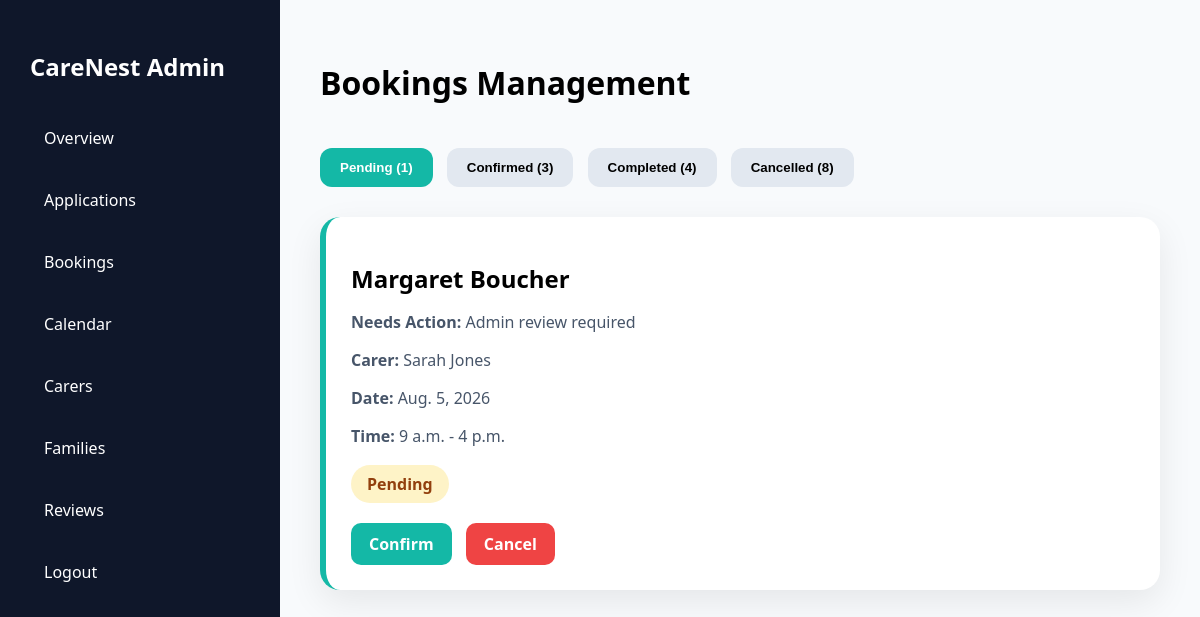
/admin-dashboard/bookings/ (signed in), run on the app's committed database.
### bookings/models.py (models this page shows, shortened)
class Booking(models.Model):
    CARE_TYPES = (
        ('Personal Care', 'Personal Care'),
        ('Dementia Care', 'Dementia Care'),
        ('Companionship', 'Companionship'),
        ('Overnight Care', 'Overnight Care'),
        ('Respite Care', 'Respite Care'),
        ('Learning Disabilities Support', 'Learning Disabilities Support'),
        ('Autism Support', 'Autism Support'),
        ('Live-in Care', 'Live-in Care'),
        ('Mobility Support', 'Mobility Support'),
        ('Domestic Support', 'Domestic Support'),
        ('Shopping & Community Access', 'Shopping & Community Access'),
    )
    family = models.ForeignKey(
        User,
        on_delete=models.CASCADE,
        null=True,
        blank=True
    )
    client_name = models.CharField(max_length=100)
    client_email = models.EmailField()
    client_phone = models.CharField(
        max_length=20,
        blank=True
    )
    client_address = models.TextField(
        blank=True
    )
    client_postcode = models.CharField(
        max_length=20,
        blank=True
    )
    carer = models.ForeignKey(
        Carer,
        on_delete=models.CASCADE
    )
    care_type = models.CharField(
        max_length=50,
        choices=CARE_TYPES
    )
    booking_date = models.DateField()
    start_time = models.TimeField()
    end_time = models.TimeField()
    STATUS_CHOICES = (
    ('pending', 'Pending'),
    ('confirmed', 'Confirmed'),
    ('completed', 'Completed'),
    ('cancelled', 'Cancelled'),
    )
    status = models.CharField(
    max_length=20,
    choices=STATUS_CHOICES,
    default='pending'
    )
    created_at = models.DateTimeField(
        auto_now_add=True
    )

### carers/models.py (models this page shows, shortened)
class Carer(models.Model):
    user = models.OneToOneField(
        User,
        on_delete=models.CASCADE,
        null=True,
        blank=True,
        related_name='carer_profile'
    )
    GENDER_CHOICES = (
        ('male', 'Male'),
        ('female', 'Female'),
    )
    CARE_TYPES = (
        ('Personal Care', 'Personal Care'),
        ('Dementia Care', 'Dementia Care'),
        ('Companionship', 'Companionship'),
        ('Overnight Care', 'Overnight Care'),
        ('Respite Care', 'Respite Care'),
        ('Learning Disabilities Support', 'Learning Disabilities Support'),
        ('Autism Support', 'Autism Support'),
        ('Live-in Care', 'Live-in Care'),
        ('Mobility Support', 'Mobility Support'),
        ('Domestic Support', 'Domestic Support'),
        ('Shopping & Community Access', 'Shopping & Community Access'),
    )
    care_type = models.CharField(
        max_length=50,
        choices=CARE_TYPES,
        default='Personal Care'
    )
    services_offered = models.JSONField(
        default=list,
        blank=True
    )
    full_name = models.CharField(max_length=100)
    email = models.EmailField(
        blank=True
    )
    photo = models.ImageField(
        upload_to='carers/',
        blank=True,
        null=True
    )
    gender = models.CharField(
        max_length=10,
        choices=GENDER_CHOICES,
        default='female'
    )
    postcode = models.CharField(max_length=20)
    experience_years = models.PositiveIntegerField()
    hourly_rate = models.DecimalField(
        max_digits=8,
        decimal_places=2
    )
    phone_number = models.CharField(
        max_length=20,
        blank=True
    )
    address = models.TextField(
        blank=True
    )
    bio = models.TextField()
    dbs_verified = models.BooleanField(
        default=False
    )

### carers/views.py (the view)
@user_passes_test(lambda u: u.is_superuser)
def admin_bookings(request):
    pending_bookings = Booking.objects.filter(
        status='pending'
    ).order_by('booking_date')
    confirmed_bookings = Booking.objects.filter(
        status='confirmed'
    ).order_by('booking_date')
    completed_bookings = Booking.objects.filter(
        status='completed'
    ).order_by('-booking_date')
    cancelled_bookings = Booking.objects.filter(
        status='cancelled'
    ).order_by('-booking_date')
    return render(
        request,
        'carers/admin_bookings.html',
        {
            'pending_bookings': pending_bookings,
            'confirmed_bookings': confirmed_bookings,
            'completed_bookings': completed_bookings,
            'cancelled_bookings': cancelled_bookings,
        }
    )

### carers/templates/carers/admin_bookings.html (shortened to what this page needs)
<!DOCTYPE html>
<html>
<head>
</head>
<body>
<div class="layout">
    <div class="sidebar">
        <h2>CareNest Admin</h2>
        <a href="/admin-dashboard/">
            Overview
        </a>
        <a href="/admin-dashboard/applications/">
            Applications
        </a>
        <a href="/admin-dashboard/bookings/">
            Bookings
        </a>
        <a href="/admin-dashboard/calendar/">
            Calendar
        </a>
        <a href="/admin-dashboard/carers/">
            Carers
        </a>
        <a href="/admin-dashboard/families/">
            Families
        </a>
        <a href="/admin-dashboard/reviews/">
            Reviews
        </a>
        <a href="/logout/">
            Logout
        </a>
    </div>
    <div class="main">
        <h1>Bookings Management</h1>
        <br>
        <button class="tab-button active"
        onclick="showTab('pending', this)">
            Pending ({{ pending_bookings|length }})
        </button>
        <button class="tab-button"
        onclick="showTab('confirmed', this)">
            Confirmed ({{ confirmed_bookings|length }})
        </button>
        <button class="tab-button"
        onclick="showTab('completed', this)">
            Completed ({{ completed_bookings|length }})
        </button>
        <button class="tab-button"
        onclick="showTab('cancelled', this)">
            Cancelled ({{ cancelled_bookings|length }})
        </button>
        <div id="pending" class="tab-content active">
            {% for booking in pending_bookings %}
                <div class="booking-card">
                    <h2>{{ booking.client_name }}</h2>
                    <p>
                        <strong>Needs Action:</strong>
                        Admin review required
                    </p>
                    <p><strong>Carer:</strong> {{ booking.carer.full_name }}</p>
                    <p><strong>Date:</strong> {{ booking.booking_date }}</p>
                    <p><strong>Time:</strong> {{ booking.start_time }} - {{ booking.end_time }}</p>
                    <span class="status pending">
                        Pending
                    </span>
                    <div class="actions">
                        <a href="/admin-dashboard/bookings/{{ booking.id }}/confirm/" class="btn confirm">
                            Confirm
                        </a>
                        <a href="/admin-dashboard/bookings/{{ booking.id }}/cancel/" class="btn cancel">
                            Cancel
                        </a>
                    </div>
                </div>
            {% empty %}
                <p>No pending bookings.</p>
            {% endfor %}
        </div>
    </div>
</div>
</body>
</html>

### carers/templates/carers/admin_bookings.html (style rules this page uses)
body { margin:0; font-family:"Segoe UI",sans-serif; background:#f8fafc; }
.booking-card { border-left:6px solid #14b8a6; }
.layout { display:grid; grid-template-columns:280px 1fr; min-height:100vh; }
.sidebar { background:#0f172a; color:white; padding:30px; }
.sidebar h2 { margin-bottom:30px; }
.sidebar a { display:block; color:white; text-decoration:none; padding:14px; margin-bottom:12px; border-radius:10px; }
.main { padding:40px; }
.tab-button { padding:12px 20px; border:none; border-radius:12px; background:#e2e8f0; margin-right:10px; cursor:pointer; font-weight:600; }
.tab-button.active { background:#14b8a6; color:white; }
.tab-content { display:none; margin-top:30px; }
.tab-content.active { display:block; }
.booking-card { background:white; padding:25px; border-radius:20px; margin-bottom:20px; box-shadow:0 12px 35px rgba(0,0,0,0.08); }
.booking-card h2 { margin-bottom:15px; }
.booking-card p { margin-bottom:8px; color:#475569; }
.status { display:inline-block; padding:8px 16px; border-radius:999px; font-weight:bold; margin-top:10px; }
.pending { background:#fef3c7; color:#92400e; }
.actions { margin-top:20px; }
.btn { display:inline-block; padding:10px 18px; border-radius:10px; text-decoration:none; font-weight:600; margin-right:10px; color:white; }
.confirm { background:#14b8a6; }
.cancel { background:#ef4444; }

### data on the page
Booking: client_name "Margaret Boucher", carer.full_name "Sarah Jones", booking_date "Aug. 5, 2026", start_time "9 a.m.", end_time "4 p.m."

### other printed values
{{ pending_bookings|length }} "1"
{{ confirmed_bookings|length }} "3"
{{ completed_bookings|length }} "4"
{{ cancelled_bookings|length }} "8"
